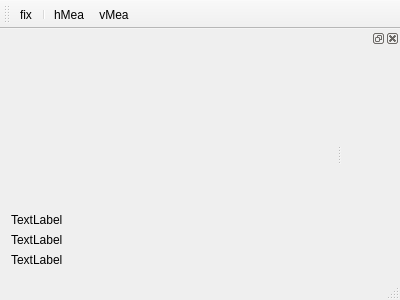
<?xml version="1.0" encoding="UTF-8"?>
<ui version="4.0">
 <class>CustomPlotMainWindow</class>
 <widget class="QMainWindow" name="CustomPlotMainWindow">
  <property name="geometry">
   <rect>
    <x>0</x>
    <y>0</y>
    <width>400</width>
    <height>300</height>
   </rect>
  </property>
  <property name="windowTitle">
   <string>CustomPlotMainWindow</string>
  </property>
  <widget class="QWidget" name="centralWidget">
   <layout class="QVBoxLayout" name="verticalLayout" stretch="1,0,0,0">
    <item>
     <widget class="QWidget" name="widget_2" native="true"/>
    </item>
    <item>
     <widget class="QLabel" name="label_xy">
      <property name="text">
       <string>TextLabel</string>
      </property>
     </widget>
    </item>
    <item>
     <widget class="QLabel" name="label_horizontal">
      <property name="text">
       <string>TextLabel</string>
      </property>
     </widget>
    </item>
    <item>
     <widget class="QLabel" name="label_vertical">
      <property name="text">
       <string>TextLabel</string>
      </property>
     </widget>
    </item>
   </layout>
  </widget>
  <widget class="QMenuBar" name="menuBar">
   <property name="geometry">
    <rect>
     <x>0</x>
     <y>0</y>
     <width>400</width>
     <height>23</height>
    </rect>
   </property>
  </widget>
  <widget class="QToolBar" name="mainToolBar">
   <attribute name="toolBarArea">
    <enum>TopToolBarArea</enum>
   </attribute>
   <attribute name="toolBarBreak">
    <bool>false</bool>
   </attribute>
   <addaction name="actionFix"/>
   <addaction name="separator"/>
   <addaction name="actionHMea"/>
   <addaction name="actionVMea"/>
  </widget>
  <widget class="QStatusBar" name="statusBar"/>
  <widget class="QDockWidget" name="dockWidget">
   <attribute name="dockWidgetArea">
    <number>2</number>
   </attribute>
   <widget class="QWidget" name="dockWidgetContents"/>
  </widget>
  <action name="actionFix">
   <property name="text">
    <string>fix</string>
   </property>
  </action>
  <action name="actionHMea">
   <property name="checkable">
    <bool>true</bool>
   </property>
   <property name="text">
    <string>hMea</string>
   </property>
  </action>
  <action name="actionVMea">
   <property name="checkable">
    <bool>true</bool>
   </property>
   <property name="text">
    <string>vMea</string>
   </property>
  </action>
 </widget>
 <layoutdefault spacing="6" margin="11"/>
 <resources/>
 <connections/>
</ui>
